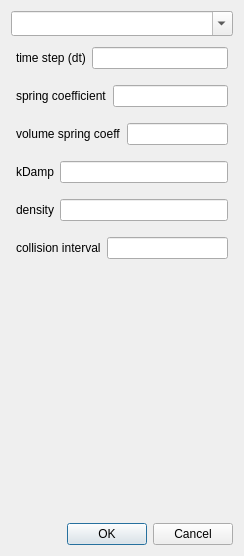
<?xml version="1.0" encoding="UTF-8"?>
<ui version="4.0">
 <class>DialogLoad</class>
 <widget class="QDialog" name="DialogLoad">
  <property name="geometry">
   <rect>
    <x>0</x>
    <y>0</y>
    <width>244</width>
    <height>556</height>
   </rect>
  </property>
  <property name="windowTitle">
   <string>Load Scene</string>
  </property>
  <property name="windowIcon">
   <iconset>
    <normaloff/>
   </iconset>
  </property>
  <property name="modal">
   <bool>true</bool>
  </property>
  <layout class="QVBoxLayout" name="verticalLayout">
   <item>
    <widget class="QComboBox" name="comboBoxScene">
     <property name="font">
      <font>
       <family>Calibri</family>
       <pointsize>10</pointsize>
       <weight>75</weight>
       <bold>true</bold>
      </font>
     </property>
     <property name="editable">
      <bool>true</bool>
     </property>
    </widget>
   </item>
   <item>
    <layout class="QHBoxLayout">
     <property name="margin">
      <number>5</number>
     </property>
     <item>
      <widget class="QLabel" name="label">
       <property name="text">
        <string>time step (dt)</string>
       </property>
      </widget>
     </item>
     <item>
      <widget class="QLineEdit" name="lineEditDt"/>
     </item>
    </layout>
   </item>
   <item>
    <layout class="QHBoxLayout">
     <property name="margin">
      <number>5</number>
     </property>
     <item>
      <widget class="QLabel" name="label_2">
       <property name="text">
        <string>spring coefficient</string>
       </property>
      </widget>
     </item>
     <item>
      <widget class="QLineEdit" name="lineEditKd"/>
     </item>
    </layout>
   </item>
   <item>
    <layout class="QHBoxLayout">
     <property name="margin">
      <number>5</number>
     </property>
     <item>
      <widget class="QLabel" name="label_3">
       <property name="text">
        <string>volume spring coeff</string>
       </property>
      </widget>
     </item>
     <item>
      <widget class="QLineEdit" name="lineEditKv"/>
     </item>
    </layout>
   </item>
   <item>
    <layout class="QHBoxLayout">
     <property name="margin">
      <number>5</number>
     </property>
     <item>
      <widget class="QLabel" name="label_4">
       <property name="text">
        <string>kDamp</string>
       </property>
      </widget>
     </item>
     <item>
      <widget class="QLineEdit" name="lineEditKdamp"/>
     </item>
    </layout>
   </item>
   <item>
    <layout class="QHBoxLayout">
     <property name="margin">
      <number>5</number>
     </property>
     <item>
      <widget class="QLabel" name="label_5">
       <property name="text">
        <string>density</string>
       </property>
      </widget>
     </item>
     <item>
      <widget class="QLineEdit" name="lineEditDensity"/>
     </item>
    </layout>
   </item>
   <item>
    <layout class="QHBoxLayout">
     <property name="margin">
      <number>5</number>
     </property>
     <item>
      <widget class="QLabel" name="label_6">
       <property name="text">
        <string>collision interval</string>
       </property>
      </widget>
     </item>
     <item>
      <widget class="QLineEdit" name="lineEditCollisionInterval"/>
     </item>
    </layout>
   </item>
   <item>
    <spacer name="verticalSpacer">
     <property name="orientation">
      <enum>Qt::Vertical</enum>
     </property>
     <property name="sizeHint" stdset="0">
      <size>
       <width>20</width>
       <height>40</height>
      </size>
     </property>
    </spacer>
   </item>
   <item>
    <layout class="QGridLayout" name="paramBox"/>
   </item>
   <item>
    <widget class="QDialogButtonBox" name="buttonBox">
     <property name="orientation">
      <enum>Qt::Horizontal</enum>
     </property>
     <property name="standardButtons">
      <set>QDialogButtonBox::Cancel|QDialogButtonBox::Ok</set>
     </property>
    </widget>
   </item>
  </layout>
 </widget>
 <tabstops>
  <tabstop>buttonBox</tabstop>
  <tabstop>comboBoxScene</tabstop>
  <tabstop>lineEditDt</tabstop>
  <tabstop>lineEditKd</tabstop>
  <tabstop>lineEditKv</tabstop>
  <tabstop>lineEditKdamp</tabstop>
  <tabstop>lineEditDensity</tabstop>
 </tabstops>
 <resources/>
 <connections>
  <connection>
   <sender>buttonBox</sender>
   <signal>accepted()</signal>
   <receiver>DialogLoad</receiver>
   <slot>accept()</slot>
   <hints>
    <hint type="sourcelabel">
     <x>248</x>
     <y>254</y>
    </hint>
    <hint type="destinationlabel">
     <x>157</x>
     <y>274</y>
    </hint>
   </hints>
  </connection>
  <connection>
   <sender>buttonBox</sender>
   <signal>rejected()</signal>
   <receiver>DialogLoad</receiver>
   <slot>reject()</slot>
   <hints>
    <hint type="sourcelabel">
     <x>316</x>
     <y>260</y>
    </hint>
    <hint type="destinationlabel">
     <x>286</x>
     <y>274</y>
    </hint>
   </hints>
  </connection>
 </connections>
</ui>
